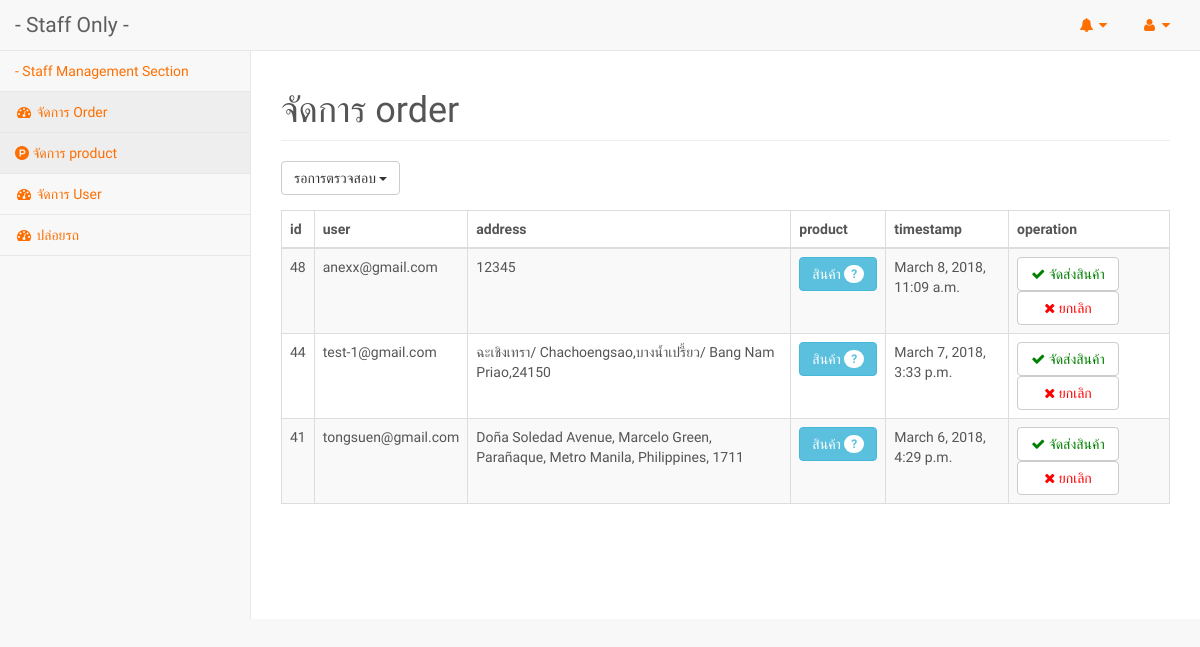
Screenshot of /staff/ (signed in) with the database file from the repository.
### program/models.py (models this page shows, shortened)
class Order(models.Model):
    user            = models.ForeignKey(User, on_delete=models.CASCADE)
    address         = models.ForeignKey(Address, on_delete=models.CASCADE, blank=True, null=True)
    timestamp       = models.DateTimeField(auto_now_add=True)
    status          = models.IntegerField(default=1)

### accounts/models.py (models this page shows, shortened)
class User(AbstractBaseUser):
    email   =   models.EmailField(max_length=255,unique=True)
    name    =   models.CharField(blank=False, max_length=120,null=True)
    tel     = models.CharField(max_length=120,null=True)
    active  =   models.BooleanField(default=True)
    company =   models.BooleanField(default=False)
    staff   =   models.BooleanField(default=True)
    admin   =   models.BooleanField(default=True)
    address_pk  = models.IntegerField(default=0)
    timestamp = models.DateTimeField(auto_now_add=True)
    USERNAME_FIELD  = 'email'
    REQUIRED_FIELD = [email]
    objects = UserManager()
    @property
    def is_active(self):
        return  self.active

class Address(models.Model):
    detail          = models.CharField(blank=False,max_length=255)
    user            = models.ForeignKey(User, on_delete=models.CASCADE)
    is_active       = models.BooleanField(default=1)

### program/views.py (the view)
    def wrapper(request, *args, **kw):
        user=request.user
        if not user.staff:
            return redirect('home')
        else:
            return function(request, *args, **kw)

### program/views.py (called while the page is built)
def staff_login_required(function):
    def wrapper(request, *args, **kw):
        user=request.user
        if not user.staff:
            return redirect('home')
        else:
            return function(request, *args, **kw)
    return wrapper

@staff_login_required
def staff_view(request):
    status = 1
    if request.POST.get('status') != None:
        status = int(request.POST.get('status'))
    context = {
        "list_order"        : Order.objects.filter(status = status).order_by('-timestamp'),
        "status"            : status,
        "list_driver"       : Driver.objects.filter(active = 1)
    }
    return render(request, 'admin-program/program.html',context)

### templates/admin-program/program.html (shortened to what this page needs)
{% extends "admin-program/base_staff.html" %}
{% load static %}
{% block content %}
        <div id="page-wrapper">
                <div class="row">
                  <div class="col-lg-12">
                          <h1 class="page-header">จัดการ order</h1>
                  </div>
                  <div class="col-lg-12">
                    <div class="btn-group">
                        <button type="button" class="btn btn-default dropdown-toggle" data-toggle="dropdown" aria-haspopup="true" aria-expanded="false">
                          {% if status == 1 %}
                              รอการตรวจสอบ
                          {%  elif status == 2  %}
                              รอการจัดส่ง
                          {%  elif status == 0  %}
                              ยกเลิก
                          {%  elif status == 3  %}
                              อยู่ระหว่างการขนส่ง
                          {%  elif status == 4  %}
                              เรียบร้อยเเล้ว
                          {% else %}
                              รอการตรวจสอบ
                          {% endif %}
                         <span class="caret"></span>
                        </button>
                      </div>
                    </div>
                    <div class="col-lg-12">
                      <div class="panel-default">
                            <div class="panel-body row">
                                <table width="100%" class="table table-striped table-bordered table-hover" id="dataTables-example">
                                    <thead>
                                        <tr>
                                            <th>id</th>
                                            <th>user</th>
                                            <th>address</th>
                                            <th>product</th>
                                            <th>timestamp</th>
                                            <th>operation</th>
                                        </tr>
                                    </thead>
                                    <tbody>
                                      {% for order in list_order %}
                                      <tr class="odd gradeX">
                                          <td>{{  order.pk  }}</td>
                                          <td>{{  order.user.email  }}</td>
                                          <td>{{  order.address.detail  }}</td>
                                          <td>
                                            <button class="btn btn-info info-product" type="button" value="{{ order.pk }}">
                                            สินค้า <span class="badge">
                                                ?
                                            </span>
                                            </button>
                                          </td>
                                          <td>{{  order.timestamp  }}</td>
                                          {% if status == 1 %}
                                            <td>
                                              <div class="button-group" role="group" aria-label="First group">
                                                <form method="POST" action="{% url 'update_order' %}" id="form_order_{{ order.pk }}">
                                                <button onclick="$('#status_{{ order.pk }}').val('2'); $('#form_order_{{ order.pk }}').submit(); this.disabled=true;" type="button" class="btn btn-default col-md-8 check_button"><i class="fa fa-check" aria-hidden="true"> จัดส่งสินค้า</i></button>
                                                <button onclick="$('#status_{{ order.pk }}').val('0'); $('#form_order_{{ order.pk }}').submit(); this.disabled=true;" type="button" class="btn btn-default col-md-8 check_button"><i class="fa fa-times" aria-hidden="true"> ยกเลิก</i></button>
                                                </form>
                                              </div>
                                            </td>
                                          {%  elif status == 4 %}
                                          <td>
                                            -
                                          </td>
                                          {%  elif status == 0 %}
                                          <td>
                                            -
                                          </td>
                                          {% endif %}
                                      </tr>
                                      {% endfor %}
                                    </tbody>
                                </table>
                            </div>
                        </div>
                    </div>
                </div>
        </div>
{% endblock %}

### static_my_proj/css/style_program.css (style rules this page uses)
body { color: #555; font-family: 'Prompt', sans-serif; }
#page-wrapper { margin-bottom: 50px; }
.check_button { min-width: 102px; }
.fa-times { color:red; }
.fa-check { color:green; }

### rows the page displays
Order: pk "48", user.email "anexx@gmail.com", address.detail "12345", timestamp "March 8, 2018, 11:09 a.m."
Order: pk "44", user.email "test-1@gmail.com", address.detail "ฉะเชิงเทรา/ Chachoengsao,บางน้ำเปรี้ยว/ Bang Nam Priao,24150", timestamp "March 7, 2018, 3:33 p.m."
Order: pk "41", user.email "tongsuen@gmail.com", address.detail "Doña Soledad Avenue, Marcelo Green, Parañaque, Metro Manila, Philippines, 1711", timestamp "March 6, 2018, 4:29 p.m."
